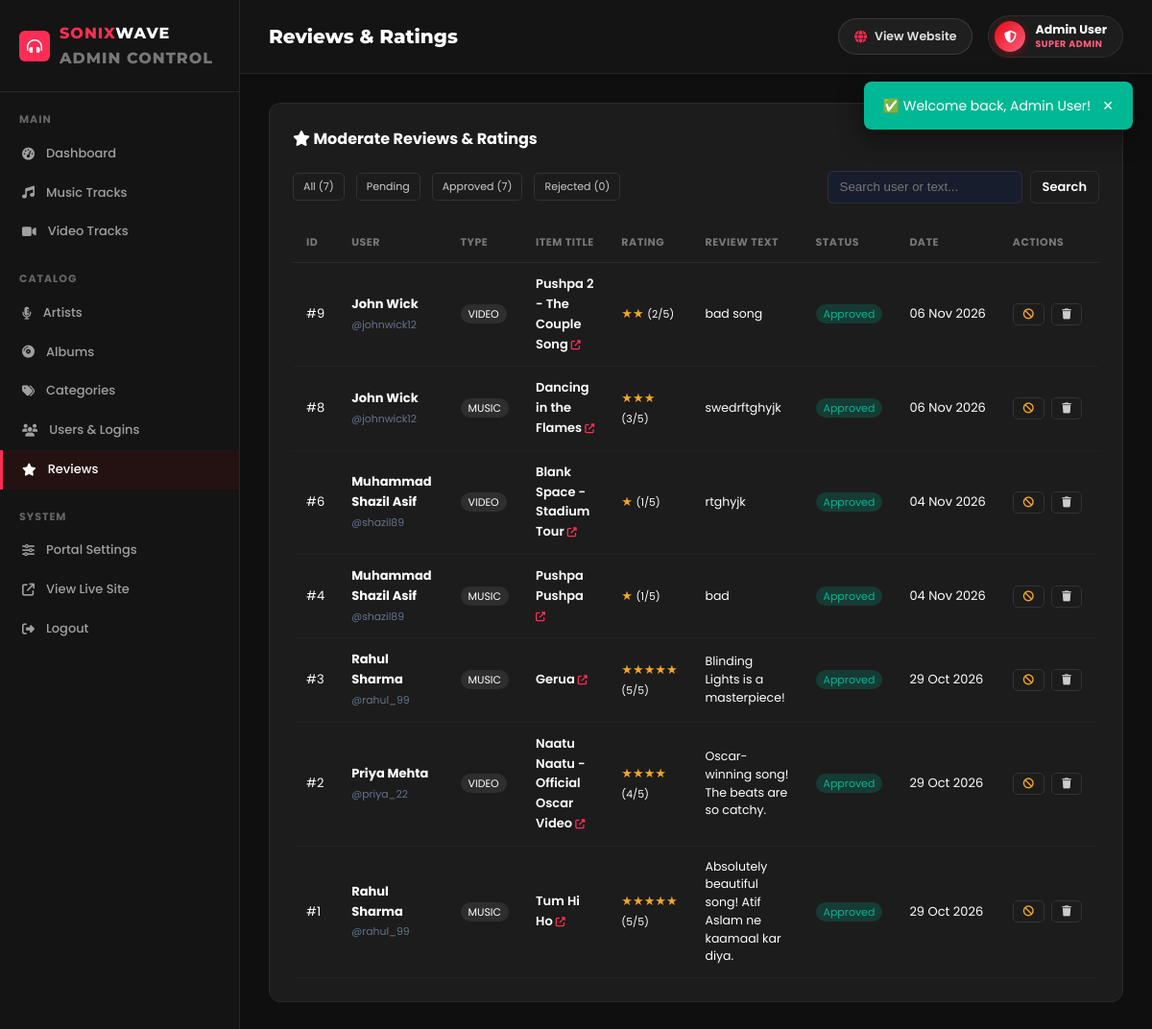
Screenshot of /admin/reviews.php (signed in) with the database file from the repository.
### tables this page shows
CREATE TABLE `reviews` (
  `id` int(11) NOT NULL AUTO_INCREMENT,
  `user_id` int(11) NOT NULL,
  `media_type` enum('music','video') NOT NULL,
  `media_id` int(11) NOT NULL,
  `rating` tinyint(4) NOT NULL CHECK (`rating` between 1 and 5),
  `review_text` text DEFAULT NULL,
  `status` enum('pending','approved','rejected') DEFAULT 'approved',
  `created_at` datetime DEFAULT current_timestamp(),
  `updated_at` datetime DEFAULT current_timestamp() ON UPDATE current_timestamp(),
  PRIMARY KEY (`id`),
  UNIQUE KEY `unique_review` (`user_id`,`media_type`,`media_id`),
  CONSTRAINT `reviews_ibfk_1` FOREIGN KEY (`user_id`) REFERENCES `users` (`id`) ON DELETE CASCADE
);

CREATE TABLE `users` (
  `id` int(11) NOT NULL AUTO_INCREMENT,
  `user_id` varchar(50) NOT NULL,
  `full_name` varchar(100) NOT NULL,
  `email` varchar(150) NOT NULL,
  `phone` varchar(20) NOT NULL,
  `address` text NOT NULL,
  `password` varchar(255) NOT NULL,
  `role` enum('admin','user') DEFAULT 'user',
  `status` enum('active','inactive') DEFAULT 'active',
  `avatar` varchar(255) DEFAULT NULL,
  `created_at` datetime DEFAULT current_timestamp(),
  `updated_at` datetime DEFAULT current_timestamp() ON UPDATE current_timestamp(),
  PRIMARY KEY (`id`),
  UNIQUE KEY `user_id` (`user_id`),
  UNIQUE KEY `email` (`email`)
);

### includes/auth.php (called while the page is built, shortened)
<?php
function clean(string $str): string {
    return htmlspecialchars(strip_tags(trim($str)));
}

### admin/reviews.php (the view, shortened to what this page needs)
<?php
require_once __DIR__ . '/includes/admin-header.php';
$pdo = getDB();
$filterStatus = trim($_GET['status'] ?? '');
$q = trim($_GET['search'] ?? '');
$page = max(1, (int)($_GET['p'] ?? 1));
$perPage = 15;
$offset = ($page - 1) * $perPage;
$where = ['1=1'];
$params = [];
$stmt = $pdo->prepare("
    SELECT r.*, u.full_name, u.user_id as username,
           CASE
               WHEN r.media_type = 'music' THEN (SELECT title FROM music WHERE id = r.media_id)
               WHEN r.media_type = 'video' THEN (SELECT title FROM videos WHERE id = r.media_id)
           END as media_title
    FROM reviews r
    JOIN users u ON r.user_id = u.id
    WHERE " . implode(' AND ', $where) . "
    ORDER BY r.id DESC
    LIMIT $perPage OFFSET $offset
");
$stmt->execute($params);
$reviews = $stmt->fetchAll();
$cntPending  = (int)$pdo->query("SELECT COUNT(*) FROM reviews WHERE status='pending'")->fetchColumn();
$cntApproved = (int)$pdo->query("SELECT COUNT(*) FROM reviews WHERE status='approved'")->fetchColumn();
$cntRejected = (int)$pdo->query("SELECT COUNT(*) FROM reviews WHERE status='rejected'")->fetchColumn();
?>
<div class="admin-box">
  <div class="box-head">
    <h3><i class="fas fa-star"></i> Moderate Reviews &amp; Ratings</h3>
  </div>
  <div style="display:flex; justify-content:space-between; align-items:center; flex-wrap:wrap; gap:12px; margin-bottom:20px;">
    <div style="display:flex; gap:8px; flex-wrap:wrap;">
      <a href="<?= SITE_URL ?>/admin/reviews.php" class="tbl-btn <?= empty($filterStatus) ? 'active' : '' ?>">All (<?= $cntPending + $cntApproved + $cntRejected ?>)</a>
      <a href="<?= SITE_URL ?>/admin/reviews.php?status=pending" class="tbl-btn <?= $filterStatus === 'pending' ? 'active' : '' ?>" style="<?= $cntPending > 0 ? 'border-color:#f5a623; color:#f5a623;' : '' ?>">
        Pending <?php if ($cntPending > 0): ?><span class="sb-badge" style="margin-left:4px;"><?= $cntPending ?></span><?php endif; ?>
      </a>
      <a href="<?= SITE_URL ?>/admin/reviews.php?status=approved" class="tbl-btn <?= $filterStatus === 'approved' ? 'active' : '' ?>">Approved (<?= $cntApproved ?>)</a>
      <a href="<?= SITE_URL ?>/admin/reviews.php?status=rejected" class="tbl-btn <?= $filterStatus === 'rejected' ? 'active' : '' ?>">Rejected (<?= $cntRejected ?>)</a>
    </div>
    <form method="GET" style="display:flex; gap:8px;">
      <input type="text" name="search" placeholder="Search user or text..." value="<?= clean($q) ?>" style="padding:6px 12px; background:var(--dark-3); border:1px solid var(--border); color:#fff; border-radius:6px;">
      <button type="submit" class="btn btn-outline" style="padding:6px 12px;">Search</button>
    </form>
  </div>
  <table class="admin-table">
    <thead>
      <tr>
        <th>ID</th>
        <th>User</th>
        <th>Type</th>
        <th>Item Title</th>
        <th>Rating</th>
        <th>Review Text</th>
        <th>Status</th>
        <th>Date</th>
        <th>Actions</th>
      </tr>
    </thead>
    <tbody>
      <?php if (empty($reviews)): ?>
        <tr><td colspan="9" style="text-align:center; padding:25px; color:var(--text-muted);">No reviews found.</td></tr>
      <?php else: ?>
        <?php foreach ($reviews as $rev): ?>
        <?php
          $itemUrl = ($rev['media_type'] === 'video')
            ? SITE_URL . '/pages/video-detail.php?id=' . $rev['media_id']
            : SITE_URL . '/pages/music-detail.php?id=' . $rev['media_id'];
        ?>
        <tr>
          <td>#<?= $rev['id'] ?></td>
          <td>
            <strong><?= clean($rev['full_name']) ?></strong><br>
            <small style="color:var(--text-muted);">@<?= clean($rev['username']) ?></small>
          </td>
          <td><span class="badge-tag"><?= strtoupper(clean($rev['media_type'])) ?></span></td>
          <td>
            <a href="<?= $itemUrl ?>" target="_blank" style="color:#fff; font-weight:600; text-decoration:none;" title="View item on website">
              <?= clean($rev['media_title'] ?? 'N/A') ?> <i class="fas fa-external-link-alt" style="font-size:10px; color:var(--primary);"></i>
            </a>
          </td>
          <td><span style="color:#f5a623;"><?= str_repeat('★', $rev['rating']) ?></span> <small>(<?= $rev['rating'] ?>/5)</small></td>
          <td style="max-width:260px; font-size:12.5px; line-height:1.5;"><?= nl2br(clean($rev['review_text'])) ?></td>
          <td>
            <span class="badge-status-<?= $rev['status'] ?>">
              <?= ucfirst($rev['status']) ?>
            </span>
          </td>
          <td style="white-space:nowrap;"><?= date('d M Y', strtotime($rev['created_at'])) ?></td>
          <td style="white-space:nowrap;">
            <?php if ($rev['status'] !== 'rejected'): ?>
              <a href="<?= SITE_URL ?>/admin/reviews.php?action=reject&id=<?= $rev['id'] ?>" class="tbl-btn" style="color:#f5a623;" title="Reject"><i class="fas fa-ban"></i></a>
            <?php endif; ?>
            <a href="<?= SITE_URL ?>/admin/reviews.php?action=delete&id=<?= $rev['id'] ?>" class="tbl-btn danger" onclick="return confirm('Delete this review permanently?')" title="Delete"><i class="fas fa-trash"></i></a>
          </td>
        </tr>
        <?php endforeach; ?>
      <?php endif; ?>
    </tbody>
  </table>
</div>
<?php require_once __DIR__ . '/includes/admin-footer.php'; ?>

### assets/css/style.css (style rules this page uses)
:root { --primary: #ff2d55; --primary-gradient: linear-gradient(135deg, #ff2d55 0%, #ff5e3a 100%); --primary-glow: rgba(255, 45, 85, 0.4); --secondary: #ffb300; --accent: #00d2ff; --dark: #0a0b10; --dark-2: #111420; --dark-3: #181d2d; --dark-card: #151926; --dark-card-hover: #1c2235; --text-primary: #f8fafc; --text-secondary: #94a3b8; --text-muted: #64748b; --border: rgba(255, 255, 255, 0.08); --border-focus: rgba(255, 45, 85, 0.5); --card-radius: 14px; --transition: all 0.3s cubic-bezier(0.4, 0, 0.2, 1); --shadow-sm: 0 4px 12px rgba(0,0,0,0.3); --shadow-lg: 0 12px 32px rgba(0,0,0,0.6); --shadow-glow: 0 0 25px var(--primary-glow); }
* { margin:0; padding:0; box-sizing:border-box; }
body { font-family: 'Poppins', sans-serif; background-color: var(--dark); color: var(--text-primary); line-height: 1.6; overflow-x: hidden; }
a { color: inherit; text-decoration: none; }
.btn { padding: 8px 18px; border-radius: 6px; font-size: 13px; font-weight: 600; cursor: pointer; transition: var(--transition); display: inline-flex; align-items: center; gap: 8px; border: none; font-family: inherit; }
.btn-outline { background: transparent; border: 1px solid var(--border); color: #fff; }
.card-lang, .badge-tag { background: rgba(255,255,255,0.08); padding: 2px 8px; border-radius: 12px; font-size: 11px; }
body, .navbar, .nav-item, .search-input-wrapper, .user-pill-btn, .user-dropdown, .media-card, .album-card, .artist-card, .cat-card, .trending-item, .auth-box, .footer, .review-card, .review-form-col, .filters-bar, .detail-hero, .audio-player-card, .player-locked-card { transition: background-color 0.3s ease, color 0.3s ease, border-color 0.3s ease, box-shadow 0.3s ease !important; }

### assets/css/admin.css (style rules this page uses)
.admin-body { background: #0f0f0f; margin: 0; color: #fff; }
.admin-box { background: #1c1c1c; border: 1px solid #2a2a2a; border-radius: 12px; padding: 24px; margin-bottom: 24px; }
.box-head { display: flex; justify-content: space-between; align-items: center; margin-bottom: 20px; }
.box-head h3 { font-size: 16px; font-weight: 700; }
.admin-table { width: 100%; border-collapse: collapse; }
.admin-table th { text-align: left; font-size: 11px; font-weight: 700; color: #777; text-transform: uppercase; letter-spacing: 0.5px; padding: 12px 14px; border-bottom: 1px solid #2a2a2a; }
.admin-table td { padding: 12px 14px; font-size: 13px; border-bottom: 1px solid rgba(255,255,255,0.03); }
.tbl-btn { display: inline-flex; align-items: center; justify-content: center; padding: 5px 10px; border: 1px solid #333; border-radius: 5px; font-size: 11px; color: #ccc; transition: all 0.2s; margin-right: 4px; }
.badge-status-approved { background: rgba(0,184,148,0.2); color: #00b894; padding: 2px 8px; border-radius: 10px; font-size: 11px; }

### rows the page displays
reviews: id "9", user.full_name "John Wick", user.user_id "johnwick12", media_type "VIDEO", media_title "Pushpa 2 - The Couple Song", rating "★★", rating "2", review_text "bad song", status "Approved", created_at "06 Nov 2026"
reviews: id "8", user.full_name "John Wick", user.user_id "johnwick12", media_type "MUSIC", media_title "Dancing in the Flames", rating "★★★", rating "3", review_text "swedrftghyjk", status "Approved", created_at "06 Nov 2026"
reviews: id "6", user.full_name "Muhammad Shazil Asif", user.user_id "shazil89", media_type "VIDEO", media_title "Blank Space - Stadium Tour", rating "★", rating "1", review_text "rtghyjk", status "Approved", created_at "04 Nov 2026"
reviews: id "4", user.full_name "Muhammad Shazil Asif", user.user_id "shazil89", media_type "MUSIC", media_title "Pushpa Pushpa", rating "★", rating "1", review_text "bad", status "Approved", created_at "04 Nov 2026"
reviews: id "3", user.full_name "Rahul Sharma", user.user_id "rahul_99", media_type "MUSIC", media_title "Gerua", rating "★★★★★", rating "5", review_text "Blinding Lights is a masterpiece!", status "Approved", created_at "29 Oct 2026"
reviews: id "2", user.full_name "Priya Mehta", user.user_id "priya_22", media_type "VIDEO", media_title "Naatu Naatu - Official Oscar Video", rating "★★★★", rating "4", review_text "Oscar-winning song! The beats are so catchy.", status "Approved", created_at "29 Oct 2026"
reviews: id "1", user.full_name "Rahul Sharma", user.user_id "rahul_99", media_type "MUSIC", media_title "Tum Hi Ho", rating "★★★★★", rating "5", review_text "Absolutely beautiful song! Atif Aslam ne kaamaal kar diya.", status "Approved", created_at "29 Oct 2026"

### other values shown
$flash['msg'] "Welcome back, Admin User!"
$adminTitle "Reviews & Ratings"
$_SESSION['user_name'] "Admin User"
$cntPending + $cntApproved + $cntRejected "7"
$cntApproved "7"
$cntRejected "0"
